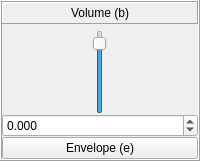
       <widget class="QFrame" name="frame_Volume">
        <property name="sizePolicy">
         <sizepolicy hsizetype="Minimum" vsizetype="Minimum">
          <horstretch>0</horstretch>
          <verstretch>0</verstretch>
         </sizepolicy>
        </property>
        <property name="frameShape">
         <enum>QFrame::Box</enum>
        </property>
        <property name="frameShadow">
         <enum>QFrame::Raised</enum>
        </property>
        <layout class="QVBoxLayout" name="verticalLayout_5">
         <property name="spacing">
          <number>0</number>
         </property>
         <property name="leftMargin">
          <number>0</number>
         </property>
         <property name="topMargin">
          <number>0</number>
         </property>
         <property name="rightMargin">
          <number>0</number>
         </property>
         <property name="bottomMargin">
          <number>0</number>
         </property>
         <item>
          <widget class="QFrame" name="frame_3">
           <property name="frameShape">
            <enum>QFrame::NoFrame</enum>
           </property>
           <property name="frameShadow">
            <enum>QFrame::Raised</enum>
           </property>
           <layout class="QVBoxLayout" name="verticalLayout_6">
            <property name="leftMargin">
             <number>0</number>
            </property>
            <property name="topMargin">
             <number>0</number>
            </property>
            <property name="rightMargin">
             <number>0</number>
            </property>
            <property name="bottomMargin">
             <number>0</number>
            </property>
            <item>
             <widget class="QLabel" name="label">
              <property name="font">
               <font>
                <pointsize>9</pointsize>
               </font>
              </property>
              <property name="frameShape">
               <enum>QFrame::Panel</enum>
              </property>
              <property name="frameShadow">
               <enum>QFrame::Raised</enum>
              </property>
              <property name="text">
               <string>Volume (b)</string>
              </property>
              <property name="alignment">
               <set>Qt::AlignBottom|Qt::AlignHCenter</set>
              </property>
             </widget>
            </item>
            <item>
             <widget class="QFrame" name="frame_Slider_Volume">
              <property name="sizePolicy">
               <sizepolicy hsizetype="Minimum" vsizetype="Minimum">
                <horstretch>0</horstretch>
                <verstretch>0</verstretch>
               </sizepolicy>
              </property>
              <property name="frameShape">
               <enum>QFrame::NoFrame</enum>
              </property>
              <property name="frameShadow">
               <enum>QFrame::Raised</enum>
              </property>
              <layout class="QHBoxLayout" name="horizontalLayout">
               <property name="leftMargin">
                <number>0</number>
               </property>
               <property name="topMargin">
                <number>0</number>
               </property>
               <property name="rightMargin">
                <number>0</number>
               </property>
               <property name="bottomMargin">
                <number>0</number>
               </property>
               <item>
                <widget class="QSlider" name="verticalSlider_Volume">
                 <property name="cursor">
                  <cursorShape>OpenHandCursor</cursorShape>
                 </property>
                 <property name="styleSheet">
                  <string notr="true">QSlider::groove:horizontal {
border: 1px solid #999999;
height: 18px;

border-radius: 9px;
}

QSlider::handle:horizontal {
width: 18px;
 background-image: url(:/slider-knob.png)
}

QSlider::add-page:qlineargradient {
background: lightgrey;
border-top-right-radius: 9px;
border-bottom-right-radius: 9px;
border-top-left-radius: 0px;
border-bottom-left-radius: 0px;
}

QSlider::sub-page:qlineargradient {
background: blue;
border-top-right-radius: 0px;
border-bottom-right-radius: 0px;
border-top-left-radius: 9px;
border-bottom-left-radius: 9px;
}</string>
                 </property>
                 <property name="minimum">
                  <number>-60000</number>
                 </property>
                 <property name="maximum">
                  <number>6000</number>
                 </property>
                 <property name="orientation">
                  <enum>Qt::Vertical</enum>
                 </property>
                 <property name="invertedAppearance">
                  <bool>false</bool>
                 </property>
                 <property name="invertedControls">
                  <bool>false</bool>
                 </property>
                </widget>
               </item>
              </layout>
             </widget>
            </item>
           </layout>
          </widget>
         </item>
         <item>
          <widget class="QDoubleSpinBox" name="doubleSpinBox_Volume">
           <property name="font">
            <font>
             <pointsize>9</pointsize>
            </font>
           </property>
           <property name="keyboardTracking">
            <bool>false</bool>
           </property>
           <property name="decimals">
            <number>3</number>
           </property>
           <property name="minimum">
            <double>-60.000000000000000</double>
           </property>
           <property name="maximum">
            <double>6.000000000000000</double>
           </property>
           <property name="singleStep">
            <double>0.001000000000000</double>
           </property>
          </widget>
         </item>
         <item>
          <widget class="QPushButton" name="pushButton_Envelope">
           <property name="enabled">
            <bool>true</bool>
           </property>
           <property name="font">
            <font>
             <pointsize>9</pointsize>
            </font>
           </property>
           <property name="text">
            <string>Envelope (e)</string>
           </property>
           <property name="autoDefault">
            <bool>false</bool>
           </property>
          </widget>
         </item>
        </layout>
       </widget>
